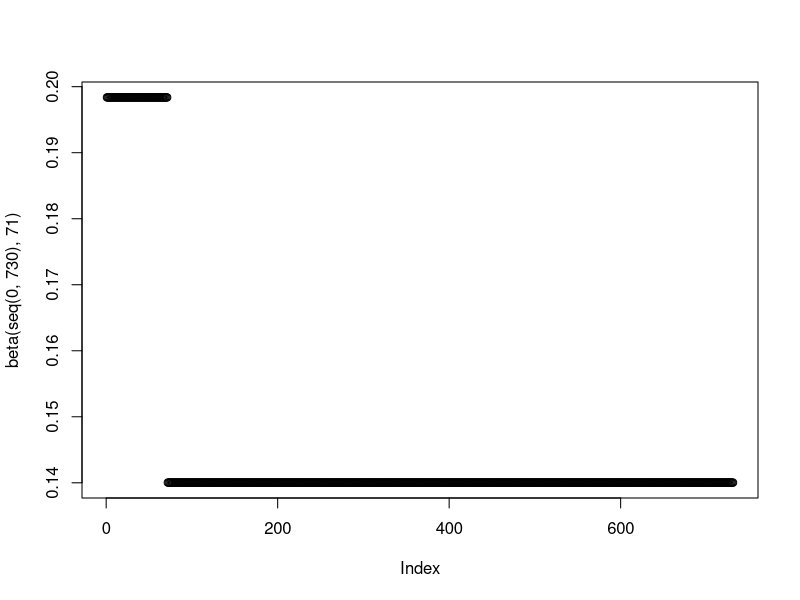

Recreate this plot in R. (Note: this script raises an error after producing the figure.)
setwd("C:/Users/amorg/Documents/PhD/nCoV Work/Models/ContactTracing") 
rm(list=ls())
library("deSolve"); library("ggplot2"); library("ggpubr"); library("reshape2"); library("Cairo")

#### Model Functions - Gen Time/ Betas/ODEs ####
#Function to calculate the Generation time (1/gamma) parameter

GenTime <- function(T2, R0) {
  G = T2 * ((R0-1)/log(2))
  return(G)
}

beta <- function(time, tstart1) {
  gamma <- 1/(GenTime(3.3,2.8))
  ifelse((time >= tstart1 & time <= Inf), 
         1.2*gamma, #Phase 2
         1.7*gamma #Phase 1
  )
} 

plot(beta(seq(0,730), 71))

#ODEs for the Enhanced Shielding Model - Remainder is split into 3 sub-groups

#First if function if incidence is over 1000 initiate the if statement - initiate contact tracing function here at 0 but do not change anything
#Nested in this if function - have the contact tracing increase and the effect on beta with the efficacy modifier on the beta
#nested in this if function - if beta*I*S*conacttacing*fficacy > contact tracing -then i need to specify contact tracing to be = beta*I*S*contact tracing*effiacy
#have a function that increases bh 50 every day and affects the beta
#then also have an if function that states that if beta*I*S reaches 
#tokepp track of contact tracing and inidnence just have a <<-rbind at each timestep.

inc <- data.frame(0) # initiate at 0
cont_trac <- data.frame(0) # initiate at 0

lin_cont <- function(x,m) {
  y = m*x + 0
  return(y)
}


SIRS <- function(time, state, parameters) {
  with(as.list(c(state, parameters)), {
    if(beta*I*S > 1000/N) { # incidence over 1000 # find time at which cont = inc then from this point to infinity run this model 
      
      if(beta*I*S < cont_trac[length(cont_trac)]) { #If Incidence = Contacts
        
        beta <- beta(time,tstart1) # find time at which cont = inc then from this point to infinity run this model 
        
        cont_trac <<- rbind(cont_trac, beta*I*S)
        inc <<- rbind(inc, beta*I*S)
        
        dS = - beta*I*S + zeta*R
        dI = beta*I*S - gamma*I
        dR = gamma*I - zeta*R
        
      } else{ #If not at contacts = 
        
        cont_trac <<- rbind(cont_trac, lin_cont(time,m))# do soemthing like time - time at which incidence = 1000 - and take the 1st vector 
        
        beta <- beta(time,tstart1)*cont_trac[length(cont_trac)]*efficacy
        inc <<- rbind(inc, beta*I*S)
        
        dS = - beta*I*S + zeta*R
        dI = beta*I*S - gamma*I
        dR = gamma*I - zeta*R
        
      }
      
    } else{
      
      cont_trac <<- rbind(cont_trac, 0)
      
      beta <- beta(time,tstart1)
      inc <<- rbind(inc, beta*I*S)
      
      dS = - beta*I*S + zeta*R
      dI = beta*I*S - gamma*I
      dR = gamma*I - zeta*R
      
    }
    
    return(list(c(dS, dI, dR)))
  })
}
      
  
N <- 5.5*10^6

init <- c(S = (N-1)/N,
          I = 1/N,   
          R= 0)

times <- seq(0, 478, by = 1)
parms = c(gamma = 1/(GenTime(3.3,2.8)), 
          zeta = 1/365,
          tstart1 = 71,
          m = 50,
          efficacy = 0.6)

out1 <- data.frame(euler(y = init, func = SIRS, times = times, parms = parms))



out1$inc <- c(0, diff(out1$S-out1$R*1/365)*-1)


####

linear <- function(x,m) {
  y = m*x + 0
  return(y)
}

linear(20, 50)
